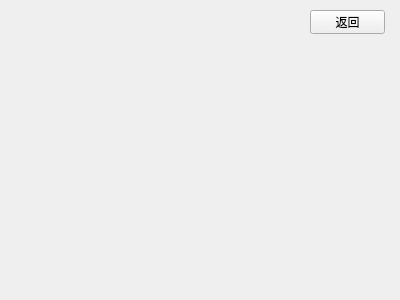
<?xml version="1.0" encoding="UTF-8"?>
<ui version="4.0">
 <class>Form</class>
 <widget class="QWidget" name="Form">
  <property name="geometry">
   <rect>
    <x>0</x>
    <y>0</y>
    <width>400</width>
    <height>300</height>
   </rect>
  </property>
  <property name="windowTitle">
   <string>查看出仓货物信息</string>
  </property>
  <widget class="QPushButton" name="pushButton_2">
   <property name="geometry">
    <rect>
     <x>310</x>
     <y>10</y>
     <width>75</width>
     <height>24</height>
    </rect>
   </property>
   <property name="text">
    <string>返回</string>
   </property>
  </widget>
 </widget>
 <resources/>
 <connections/>
</ui>
